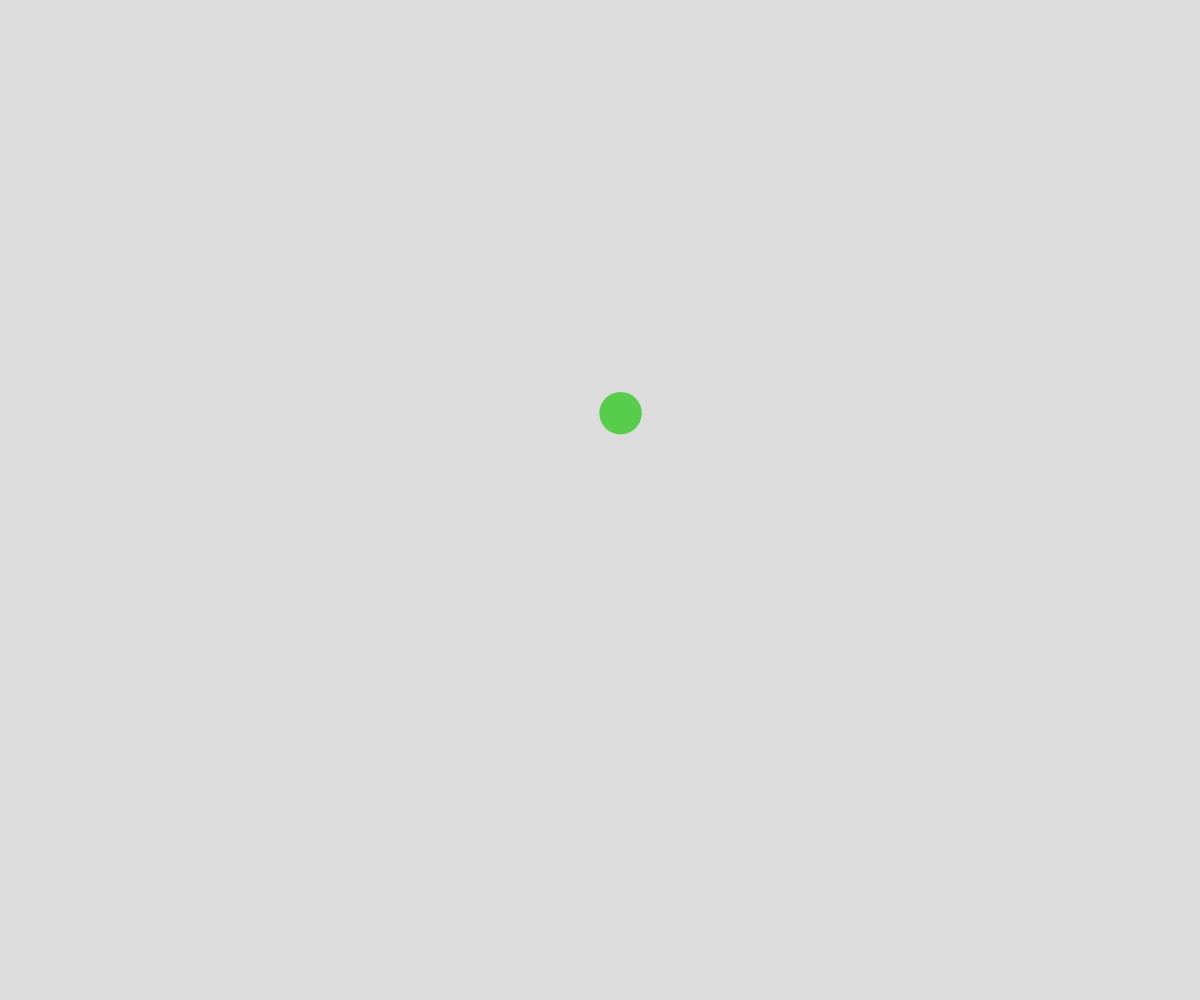
Frame 1 (no input)
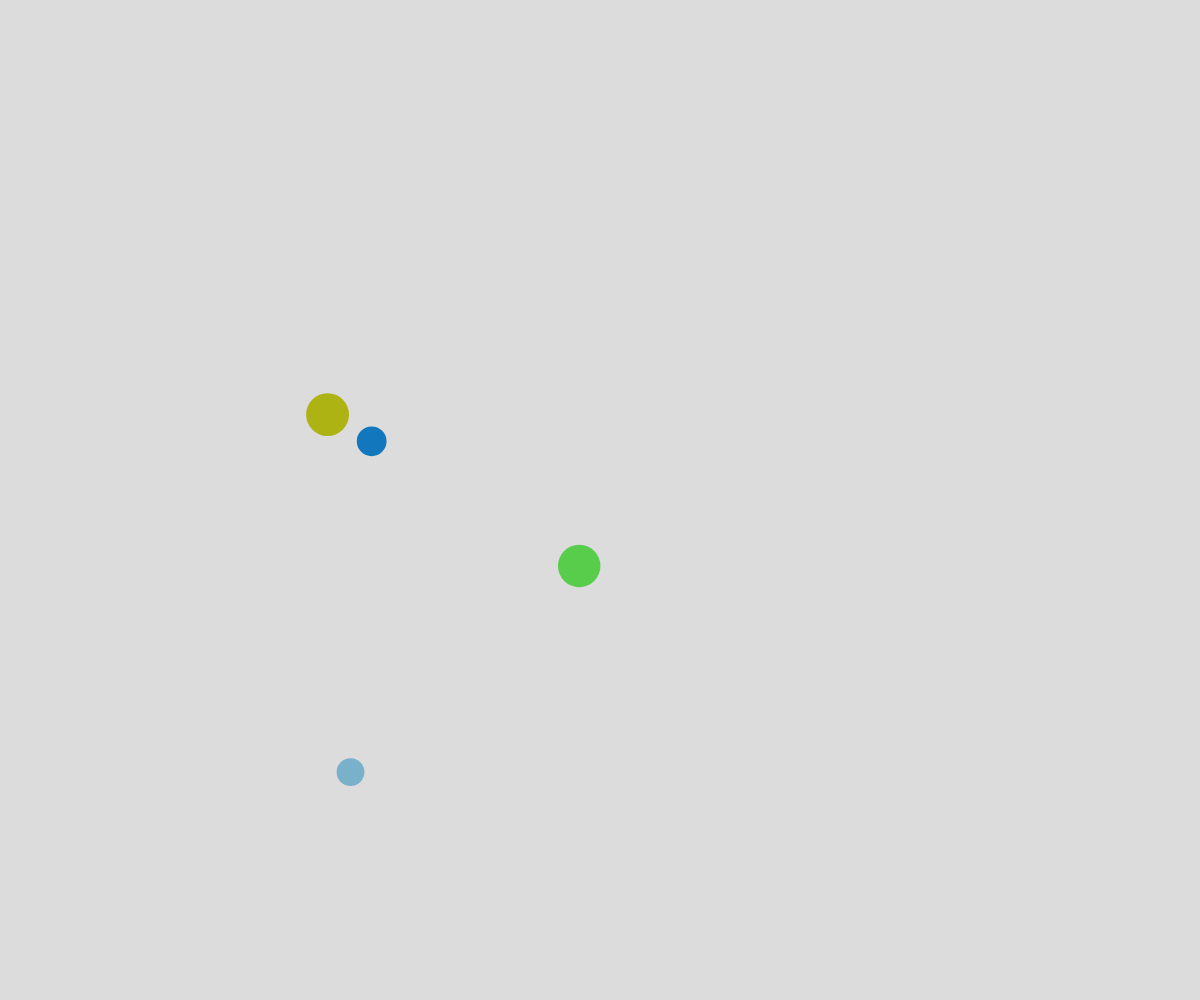
Frame 60 (no input)
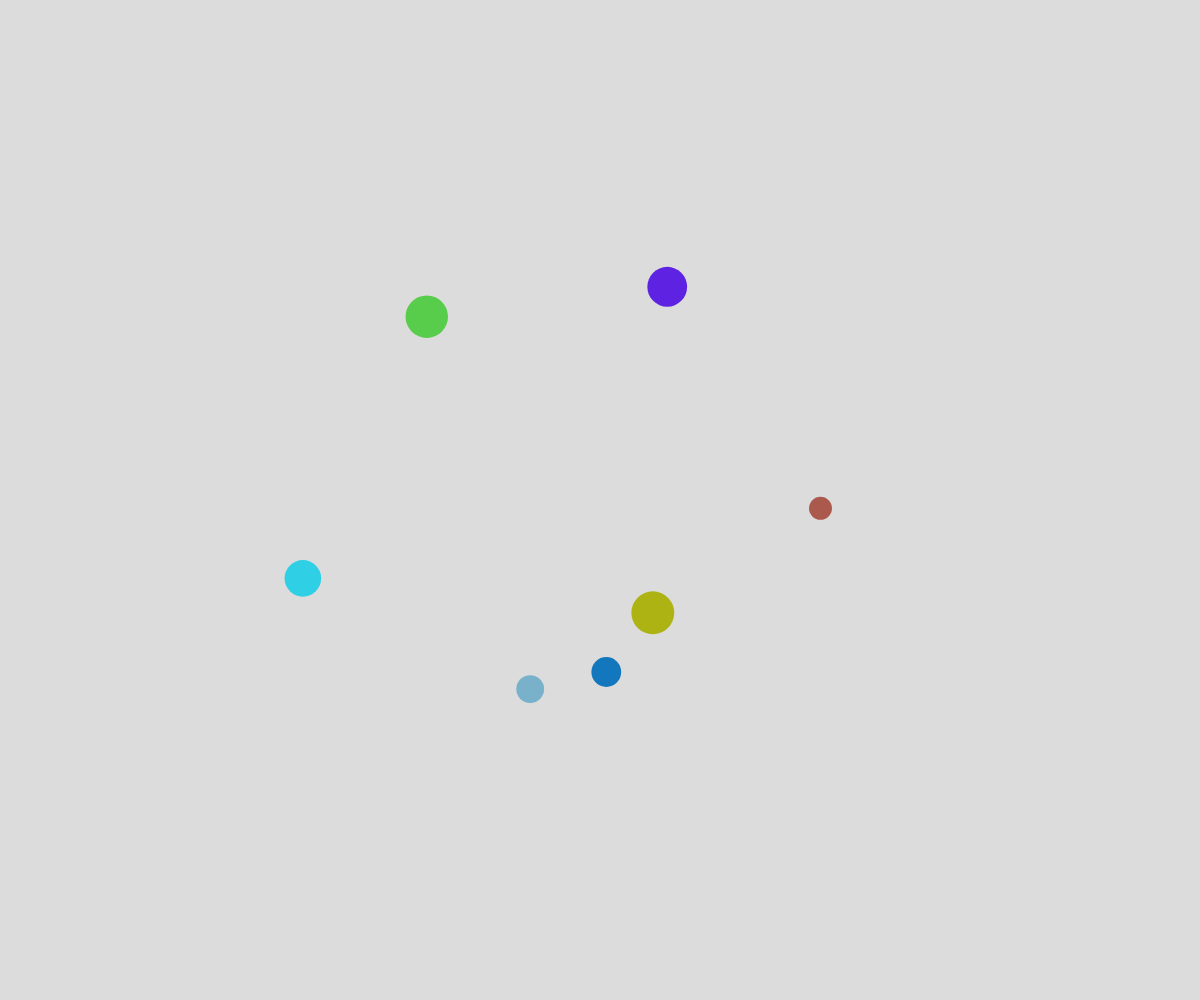
Frame 120 (the mouse pressed at the canvas centre since frame 60)

The p5.js sketch that drew these frames (run headless with seeded random() and noise() and a simulated clock; from frame 60 on, the mouse is pressed at the canvas centre):

// p5.js sketch
// ── sketch.js
// Perlin Bubbles Demo
//Noise, Arrays, and Object Notation

let theBubbles = [];

function setup() {
  createCanvas(windowWidth, windowHeight);
  noStroke();
  spawnBubble();

  //add a new bubble every half second
  window.setInterval(spawnBubble, 500);
}

function draw() {
  background(220);

  for (let bubble of theBubbles){
    //move
    bubble.x = noise(bubble.time) * width;
    bubble.y = noise(bubble.time + bubble.buffer) * height;
    bubble.time += bubble.deltaTime;

    //display
    fill(bubble.r, bubble.g, bubble.b);
    circle(bubble.x, bubble.y, bubble.diameter);
  }
}

function spawnBubble(){
  let _time = random(1000);
  let _buffer = random(1000);

  let theBubble = {
    time: _time,
    buffer: _buffer,
    x: noise(_time) * width,
    y: noise(_time + _buffer) * height,
    diameter: random(20, 50),
    deltaTime: 0.01,
    r: random(255),
    g: random(255),
    b: random(255),
  };
  theBubbles.push(theBubble);
}
